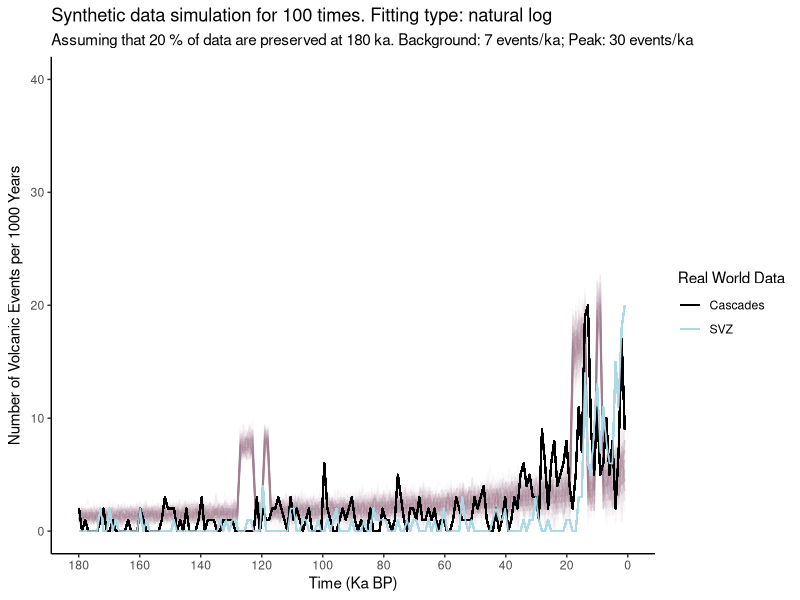

Here is the R script that generated this plot:
## ---- chunk 1
knitr::opts_chunk$set(echo = FALSE, warning=FALSE, message=FALSE)

## ---- chunk 2
synthetic_gen <- function(background, background_sd, peak, peak_sd, ar_uncertainty, degla1_begin, degla1_end, degla2_begin, degla2_end, small, gap){
  
  bg <- background
  pk <- peak
  bgsd <- background_sd
  pksd <- peak_sd
  t1 <- degla1_begin
  t2 <- degla1_end
  t3 <- degla2_begin
  t4 <- degla2_end
  gap <- as.integer(gap)
  
  library(ggplot2)
  
  # Initiating a new data.frame for the synthetic data
  syn <- data.frame(ka = c(1:180))
  syn$yearsBP <- NA
  for (i in 1:nrow(syn)){
    syn$yearsBP[i] <- syn$ka[i] * 1000
  }
  
  # Generating the synthetic data
  # method:
  # 1) Background noise = 5 +/- 4;
  #    The variation is based on the normal distribution
  #    using rnorm(1, mean=5, sd=2) function with as.integer()function
  #    which is: as.integer(rnorm(1, mean=5, sd=2))
  # 2) Peaks at interglacial periods:
  #    when ka -> (14, 18) OR (123, 127)
  # 3) Data at peaks = 30 +/- 5
  #    which is: as.integer(rnorm(1, mean=30, sd=2.5))
  syn$events <- NA
  
  if(small==1){
      for (i in 1:nrow(syn)){
        if(isTRUE(i>=t4 && i<=t3) || isTRUE(i>=t2 && i<=t1)){
            syn$events[i] <- as.integer(rnorm(1, mean=pk, sd=pksd))
            if(syn$events[i] < 0){
              syn$events[i] <- 0
            }
        } else if(isTRUE(i>=(t4-gap) && i<=(t4-gap+1)) || isTRUE(i>=(t2-gap) && i<=(t2-gap+1))){
            syn$events[i] <- as.integer(rnorm(1, mean=pk, sd=pksd))
            if(syn$events[i] < 0){
              syn$events[i] <- 0
            }
        } else {
            syn$events[i] <- as.integer(rnorm(1, mean=bg, sd=bgsd))
            if(syn$events[i] < 0){
              syn$events[i] <- 0
            }
        }
    }
  } else {
    for (i in 1:nrow(syn)){
        if(isTRUE(i>=t4 && i<=t3) || isTRUE(i>=t2 && i<=t1)){
            syn$events[i] <- as.integer(rnorm(1, mean=pk, sd=2.5))
            if(syn$events[i] < 0){
              syn$events[i] <- 0
            }
        } else {
            syn$events[i] <- as.integer(rnorm(1, mean=bg, sd=2))
            if(syn$events[i] < 0){
              syn$events[i] <- 0
            }
        }
    }
  }
  
  # generating temporal uncertainty up to 10% for Argon dating
  for (i in 2:(nrow(syn)-1)){
    x <- runif(1,0,1)
    if(x < ar_uncertainty/2){
      syn$events[i-1] <- syn$events[i-1] * (1 + ar_uncertainty/2)
      syn$events[i] <-  syn$events[i] * (1 - ar_uncertainty/2)
      if(syn$events[i] < 0){
        syn$events[i] <- 0
      }
    } else if (x > (1 - ar_uncertainty/2)) {
      syn$events[i] <- syn$events[i] * (1 + ar_uncertainty/2)
      syn$events[i+1] <-  syn$events[i+1] * (1 - ar_uncertainty/2)
      if(syn$events[i+1] < 0){
        syn$events[i+1] <- 0
      }
    }
  }
  
  
  # plot to see the synthetic data
  
  plot <- ggplot()+
    geom_line(data=syn, aes(x=syn$ka, y=syn$events))+
    scale_x_reverse(limits = c(180, 0),breaks = scales::pretty_breaks(n = 18)) +
    ggtitle("Synthetic data") +
    theme(panel.grid.major = element_blank(), panel.grid.minor = element_blank(),
          panel.background = element_blank(), axis.line = element_line(colour = "black"))+
    labs(y = "Events",
         x = "Ka")
  
  plot
  
  return(syn)
}

## ---- chunk 3
mc_syn <- function(type, p, run, background, background_sd, peak, peak_sd, ar_uncertainty, degla1_begin, degla1_end, degla2_begin, degla2_end, small, gap, plot){
  
  require(stringdist)
  
  #df <- syn
  #p <- 0.1
  #run <- 100
  
  
  bg <- background
  pk <- peak
  bgsd <- background_sd
  pksd <- peak_sd
  t1 <- degla1_begin
  t2 <- degla1_end
  t3 <- degla2_begin
  t4 <- degla2_end
  #type <-"linear"
  cascades<-read.csv(file="realData/cascades_simp.csv", header=TRUE, sep=",")
  svz<-read.csv(file="realData/svz_simp.csv", header=TRUE, sep=",")
  
  # Initiating the output data frame
  output <- data.frame(ka = c(1:180))
  
  if(type %in% "linear"){
    
    for(mc in 1:run){
      # generate a new synthetic dataset
      df <- synthetic_gen(bg, bgsd, pk, pksd, ar_uncertainty, t1, t2, t3, t4, small, gap)
      
      # calculate the number of events preserved in each time period
      output$nextrun <- NA
      df$prob <- NA
      
      # In the linear case, the fitting curve y = kx + b passes through (0,1) and (180, p)
      # Therefore:
      # b = 1 and 180k + 1 = p
      # solve: k = (p-1)/180
      # And the curve is: y = (p-1) * x / 180 + 1 where y is the prob and x is ka
      # And the number of preserved events is y * df$events[i]
      
      for (i in 1:nrow(output)){
        df$prob[i] <- (p-1) * df$ka[i] / 180 + 1
        output$nextrun[i] <- ((p-1) * output$ka[i] / 180 + 1) * df$events[i]
      }

      
      # set the column name
      names(output)[mc+1] <- paste("Simu",toString(mc), sep = " ", collapse = NULL)

    }
    # plot
    
    if(plot==0){
        maint <- paste("Synthetic data simulation for", toString(run), "times. Fitting type:", type)
        subt <- paste("Assuming that", toString(p*100), "% of data are preserved at 180 ka. Background:", toString(bg), "events/ka; Peak:", toString(pk), "events/ka")
        last <- run + 1
        plot <- ggplot()
        for(i in 2:last){
              gg.data <- data.frame(Time=output[,1], Events=output[,i])
              plot<- plot+
              geom_line(data=gg.data, aes(x=Time, y=Events),size = 0.5, colour="#A67C94", alpha = 0.05) 
            }
    
        plot <- plot + scale_x_reverse(limits = c(180, 0.1),breaks = scales::pretty_breaks(n = 9)) +
        ggtitle(maint, subt) +
        theme(panel.grid.major = element_blank(), panel.grid.minor = element_blank(),
            panel.background = element_blank(), axis.line = element_line(colour = "black"))+
        scale_y_continuous(name = expression("Number of Volcanic Events per 1000 Years"), limits = c(0, 40))+
        labs(y = "Counts",
            x = "Time (Ka BP)",
            colour = "Parameter")
        print(plot)
    } else {
        maint <- paste("Synthetic data simulation for", toString(run), "times. Fitting type:", type)
        subt <- paste("Assuming that", toString(p*100), "% of data are preserved at 180 ka. Background:", toString(bg), "events/ka; Peak:", toString(pk), "events/ka")
        last <- run + 1
        plot <- ggplot()
        for(i in 2:last){
              gg.data <- data.frame(Time=output[,1], Events=output[,i])
              plot<- plot+
              geom_line(data=gg.data, aes(x=Time, y=Events),size = 0.5, colour="#A67C94", alpha = 0.05)+
              geom_freqpoly(data=cascades, aes(x=ka, colour="Cascades"), bins=180)+
              geom_freqpoly(data=svz, aes(x=ka, colour="SVZ"), bins=180)+
              scale_colour_manual(values = c(
                'Cascades' = 'black',
                'SVZ' = 'light blue'))
            }
    
        plot <- plot + scale_x_reverse(limits = c(180, 0.1),breaks = scales::pretty_breaks(n = 9)) +
        ggtitle(maint, subt) +
        theme(panel.grid.major = element_blank(), panel.grid.minor = element_blank(),
            panel.background = element_blank(), axis.line = element_line(colour = "black"),
            legend.key = element_rect(colour = "white", fill = NA))+
        scale_y_continuous(name = expression("Number of Volcanic Events per 1000 Years"), limits = c(0, 40))+
        labs(y = "Counts",
            x = "Time (Ka BP)",
            colour = "Real World Data")
        print(plot)
          
        }

    
    # return data
    return(output)
    
  } else if (type %in% "inverse"){
    for(mc in 1:run){
      # generate a new synthetic dataset
      df <- synthetic_gen(bg, bgsd, pk, pksd, ar_uncertainty, t1, t2, t3, t4, small, gap)
      
      # calculate the number of events preserved in each time period
      output$nextrun <- NA
      df$prob <- NA
      
      # In the linear case, the fitting curve y = k/(x + b) passes through (0,1) and (180, p)
      # Therefore:
      # b = -k and k/(180 + k) = p
      # solve: k = 180*p/(1 - p)
      # And the curve is: y = (180 * p / (1 - p))/ (x + (180 * p / (1 - p)))
      # where y is the prob and x is ka
      # And the number of preserved events is y * df$events[i]
      
      for (i in 1:nrow(output)){
        df$prob[i] <- (180 * p / (1 - p))/ (df$ka[i] + (180 * p / (1 - p)))
        output$nextrun[i] <- df$prob[i] * df$events[i]
      }
      
      
      # set the column name
      names(output)[mc+1] <- paste("Simu",toString(mc), sep = " ", collapse = NULL)
      
    }
    
    # plot
    if(plot==0){
       maint <- paste("Synthetic data simulation for", toString(run), "times. Fitting type:", type, "proportional")
      subt <- paste("Assuming that", toString(p*100), "% of data are preserved at 180 ka. Background:", toString(bg), "events/ka; Peak:", toString(pk), "events/ka")
      last <- run + 1
      plot <- ggplot()
      for(i in 2:last){
        gg.data <- data.frame(Time=output[,1], Events=output[,i])
        plot<- plot+
          geom_line(data=gg.data, aes(x=Time, y=Events),size = 0.5, colour="#A67C94", alpha = 0.05) 
      }
    
      plot <- plot + scale_x_reverse(limits = c(180, 0.1),breaks = scales::pretty_breaks(n = 9)) +
        ggtitle(maint, subt) +
        theme(panel.grid.major = element_blank(), panel.grid.minor = element_blank(),
              panel.background = element_blank(), axis.line = element_line(colour = "black"),
              legend.key = element_rect(colour = "white", fill = NA))+
        scale_y_continuous(name = expression("Number of Volcanic Events per 1000 Years"), limits = c(0, 40))+
        labs(y = "Counts",
            x = "Time (Ka BP)",
            colour = "Parameter")
      print(plot)
    } else {
       maint <- paste("Synthetic data simulation for", toString(run), "times. Fitting type:", type, "proportional")
      subt <- paste("Assuming that", toString(p*100), "% of data are preserved at 180 ka. Background:", toString(bg), "events/ka; Peak:", toString(pk), "events/ka")
      last <- run + 1
      plot <- ggplot()
      for(i in 2:last){
        gg.data <- data.frame(Time=output[,1], Events=output[,i])
        plot<- plot+
          geom_line(data=gg.data, aes(x=Time, y=Events),size = 0.5, colour="#A67C94", alpha = 0.05)+
          geom_freqpoly(data=cascades, aes(x=ka, colour="Cascades"), bins=180)+
          geom_freqpoly(data=svz, aes(x=ka, colour="SVZ"), bins=180)+
          scale_colour_manual(values = c(
            'Cascades' = 'black',
            'SVZ' = 'light blue'))
      }
    
      plot <- plot + scale_x_reverse(limits = c(180, 0.1),breaks = scales::pretty_breaks(n = 9)) +
        ggtitle(maint, subt) +
        theme(panel.grid.major = element_blank(), panel.grid.minor = element_blank(),
              panel.background = element_blank(), axis.line = element_line(colour = "black"),
              legend.key = element_rect(colour = "white", fill = NA))+
        scale_y_continuous(name = expression("Number of Volcanic Events per 1000 Years"), limits = c(0, 40))+
        labs(y = "Counts",
            x = "Time (Ka BP)",
            colour = "Real World Data")
      print(plot)
    }

  } else if (type %in% "log"){
    
    # for convenience in natural log calculation, we use probability of DROPPING instead of KEEPING
    # so we need to initiating a new var called p1
    
    p1 <- 1 - p
    
    for(mc in 1:run){
      # generate a new synthetic dataset
      df <- synthetic_gen(bg, bgsd, pk, pksd, ar_uncertainty, t1, t2, t3, t4, small, gap)
      
      # calculate the number of events preserved in each time period
      output$nextrun <- NA
      df$prob <- NA
      
      # In the natural log case, the fitting curve y = ln(x+b)/k passes through (0,1) and (180, p1)
      # detailed calculation could be found on the github folder named naturalLog.png
      # And the curve is: y = ln(x+1)/(5.198/p1)
      # And the number of preserved events is (1-y) * df$events[i]
      
      for (i in 1:nrow(output)){
        df$prob[i] <- 1- (log(df$ka[i] + 1) / (5.198 / p1))
        output$nextrun[i] <- df$prob[i] * df$events[i]
      }
      
      
      # set the column name
      names(output)[mc+1] <- paste("Simu",toString(mc), sep = " ", collapse = NULL)
      
    }
    # plot
    
    if(plot==0){
          maint <- paste("Synthetic data simulation for", toString(run), "times. Fitting type: natural", type)
          subt <- paste("Assuming that", toString(p*100), "% of data are preserved at 180 ka. Background:", toString(bg), "events/ka; Peak:", toString(pk), "events/ka")
          last <- run + 1
          plot <- ggplot()
          for(i in 2:last){
              gg.data <- data.frame(Time=output[,1], Events=output[,i])
              plot<- plot+
              geom_line(data=gg.data, aes(x=Time, y=Events),size = 0.5, colour="#A67C94", alpha = 0.05) 
            }
    
          plot <- plot + scale_x_reverse(limits = c(180, 0.1),breaks = scales::pretty_breaks(n = 9)) +
          ggtitle(maint, subt) +
          theme(panel.grid.major = element_blank(), panel.grid.minor = element_blank(),
              panel.background = element_blank(), axis.line = element_line(colour = "black"))+
              scale_y_continuous(name = expression("Number of Volcanic Events per 1000 Years"), limits = c(0, 40))+
              labs(y = "Counts",
                   x = "Time (Ka BP)",
                  colour = "Parameter")
          print(plot)
    } else {
          maint <- paste("Synthetic data simulation for", toString(run), "times. Fitting type: natural", type)
          subt <- paste("Assuming that", toString(p*100), "% of data are preserved at 180 ka. Background:", toString(bg), "events/ka; Peak:", toString(pk), "events/ka")
          last <- run + 1
          plot <- ggplot()
          for(i in 2:last){
              gg.data <- data.frame(Time=output[,1], Events=output[,i])
              plot<- plot+
              geom_line(data=gg.data, aes(x=Time, y=Events),size = 0.5, colour="#A67C94", alpha = 0.05)+
              geom_freqpoly(data=cascades, aes(x=ka, colour="Cascades"), bins=180)+
              geom_freqpoly(data=svz, aes(x=ka, colour="SVZ"), bins=180)+
              scale_colour_manual(values = c(
                'Cascades' = 'black',
                'SVZ' = 'light blue'))
            }
    
          plot <- plot + scale_x_reverse(limits = c(180, 0.1),breaks = scales::pretty_breaks(n = 9)) +
          ggtitle(maint, subt) +
          theme(panel.grid.major = element_blank(), panel.grid.minor = element_blank(),
              panel.background = element_blank(), axis.line = element_line(colour = "black"),
              legend.key = element_rect(colour = "white", fill = NA))+
              scale_y_continuous(name = expression("Number of Volcanic Events per 1000 Years"), limits = c(0, 40))+
              labs(y = "Counts",
                   x = "Time (Ka BP)",
                  colour = "Real World Data")
          print(plot)
    }

    
    # return data
    return(output)
    
  } else {
    error <- "Fitting curve options: linear, log or inverse"
    print(error)
    return(NA)
  }
  
  
}
## ---- chunk 4
setwd("~/Documents/github/synthetic_svz")
# Set the working directory to one level above the folder containing real world data csv files

result <- mc_syn("log", 0.2, 100, 7, 2, 30, 2.5, 0.1, 127, 123, 18, 14, 1, 5, 1)
